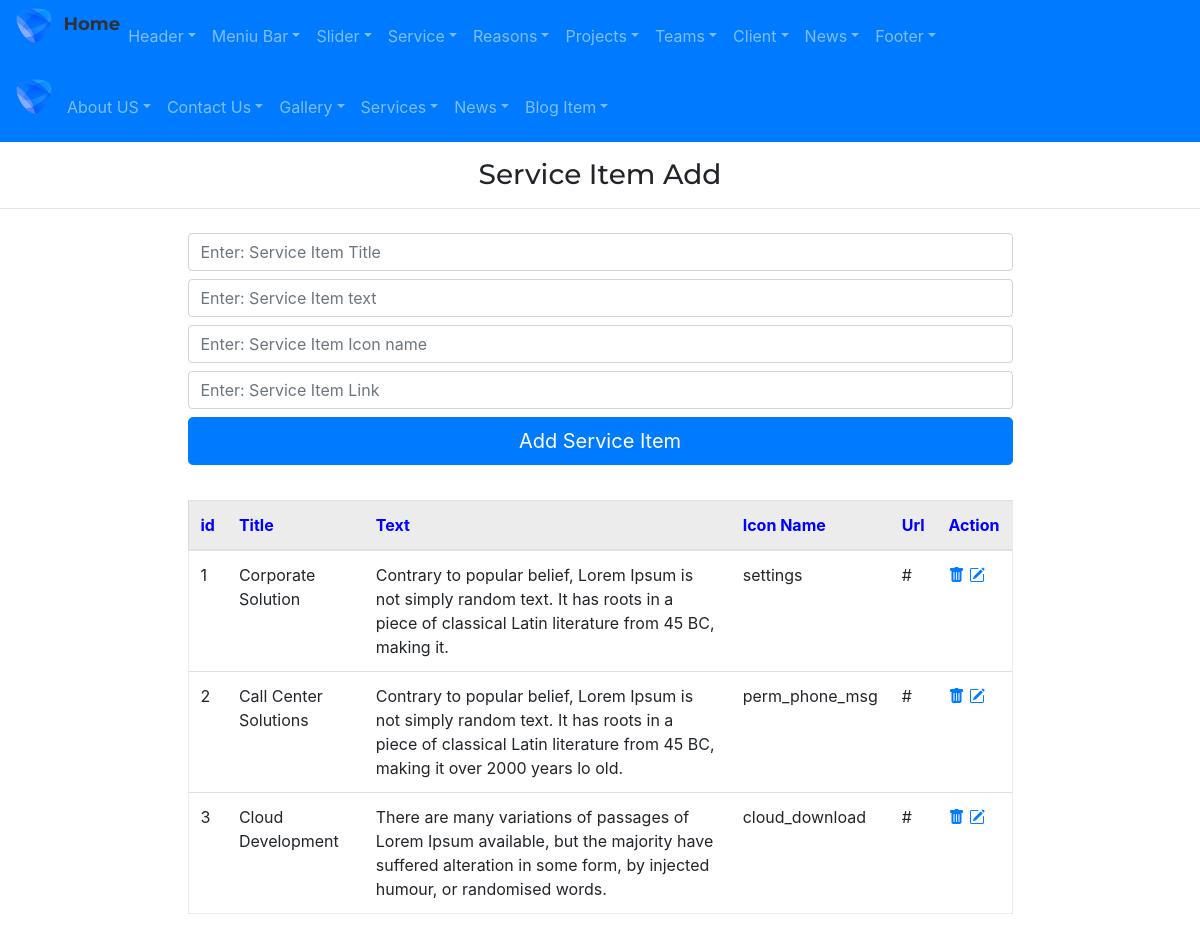
Before: /admin/serviceItemAdd with the older database file.
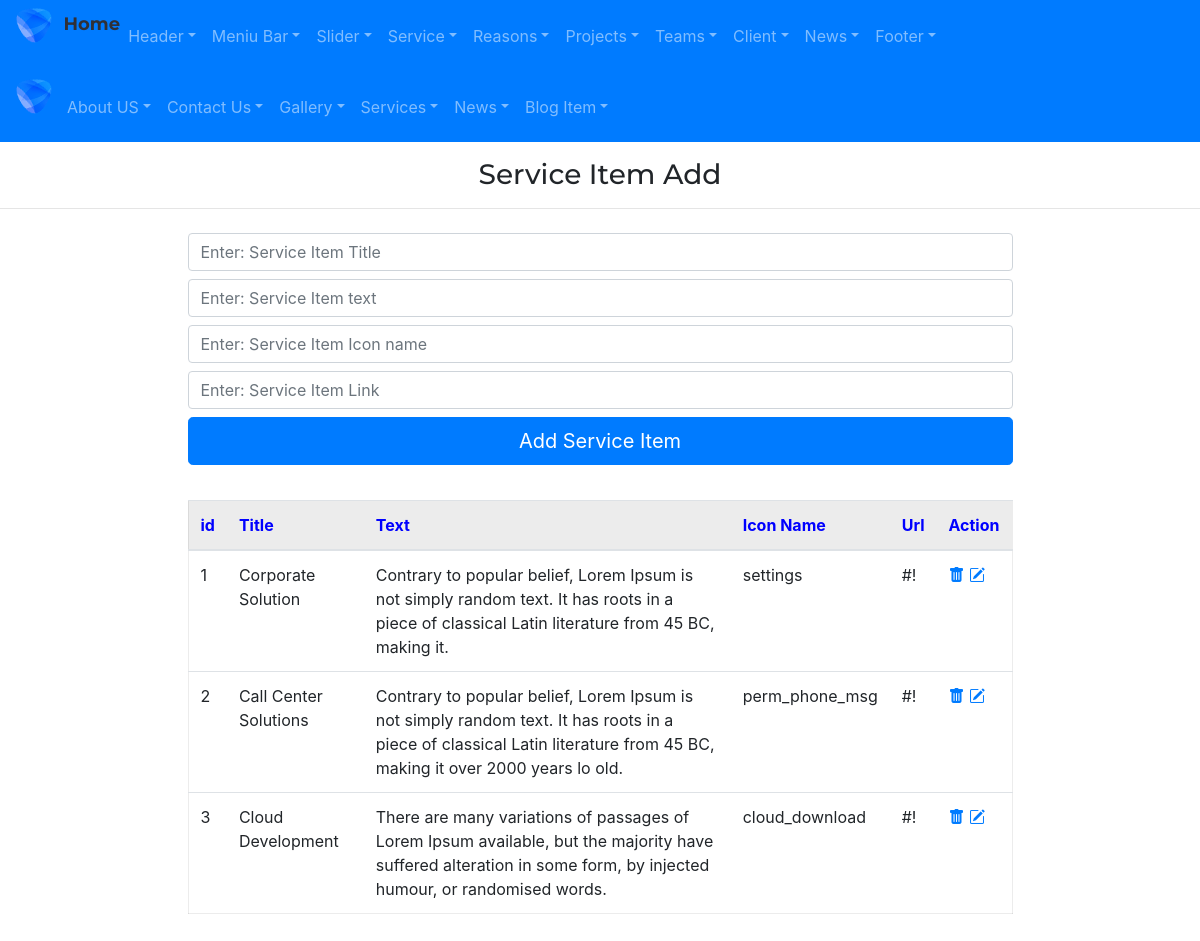
After: the same page with the newer database file.
### app/models.py (models this page shows)
class ServiceItem(db.Model):
    id=db.Column(db.Integer,primary_key=True)
    servitem_title=db.Column(db.String(255))
    servitem_text=db.Column(db.String(255))
    servitem_url=db.Column(db.String(255))
    servitem_icon=db.Column(db.String(255))

### admin/routes.py (the view, shortened to what this page needs)
@app.route("/admin/serviceItemAdd", methods=['GET','POST'])
def serviceItemAdd():
    form=ServiceItemForm()
    serviceitems=ServiceItem.query.all()
    return render_template("admin/serviceItemAdd.html",form=form, serviceitems=serviceitems)

### admin/forms.py
class ServiceItemForm(FlaskForm):
    servitem_title=StringField('servitem_title')
    servitem_text=StringField('servitem_text')
    servitem_url=StringField('servitem_url')
    servitem_icon=StringField('servitem_icon')
    submit=SubmitField()

### app/templates/admin/serviceItemAdd.html
{% extends "admin/base.html" %}
{% block content %}
<div class="adminright">
    <h3 class="my-3" style="text-align: center;">Service Item Add</h3>
    <hr>
    <div class="container marg">
        <div class="row justify-content-center">
            <div class="col-9 ">
                <form action="{{url_for('serviceItemAdd')}}" method='POST'>
                    {{ form.servitem_title(class="form-control my-2",placeholder="Enter: Service Item Title")}}
                    {{ form.servitem_text(class="form-control my-2",placeholder="Enter: Service Item text")}}
                    {{ form.servitem_icon(class="form-control my-2",placeholder="Enter: Service Item Icon name")}}
                    {{ form.servitem_url(class="form-control my-2",placeholder="Enter: Service Item Link")}}
                    {{ form.submit(value='Add Service Item',class='btn btn-primary btn-lg btn-block')}}
                </form>
            </div>
        </div>
    </div>
    <div class="container marg">
        <div class="row justify-content-center">
            <div class="col-9 ">
                <table class="table table-hover " style="margin:35px 0px; border:1px solid rgba(0,0,0,.075);">
                    <thead>
                        <tr style="background-color: rgba(0,0,0,.075); color:blue">
                            <th scope="col">id</th>
                            <th scope="col">Title</th>
                            <th scope="col">Text</th>
                            <th scope="col">Icon Name</th>
                            <th scope="col">Url</th>
                            <th scope="col">Action</th>
                        </tr>
                    </thead>
                    <tbody>
                        {% for serviceitem in serviceitems %}
                        <tr>
                            <td scope="row">{{serviceitem.id}}</td>
                            <td>{{serviceitem.servitem_title}}</td>
                            <td>{{serviceitem.servitem_text}}</td>
                            <td>{{serviceitem.servitem_icon}}</td>
                            <td>{{serviceitem.servitem_url}}</td>
                            <td>
                                <a href="{{url_for('serviceItemDelete', id=serviceitem.id)}}"><i
                                        class="bi bi-trash-fill"></i></a>
                                <a href="{{url_for('serviceItemUpdate', id=serviceitem.id)}}"><i
                                        class="bi bi-pencil-square"></i></a>
                            </td>
                        </tr>
                        {% endfor %}
                    </tbody>
                </table>
            </div>
        </div>
    </div>
</div>
{% endblock %}

Changed rows visible on the page:
changed ServiceItem "Corporate Solution": servitem_url "#" → "#!"
changed ServiceItem "Call Center Solutions": servitem_url "#" → "#!"
changed ServiceItem "Cloud Development": servitem_url "#" → "#!"
